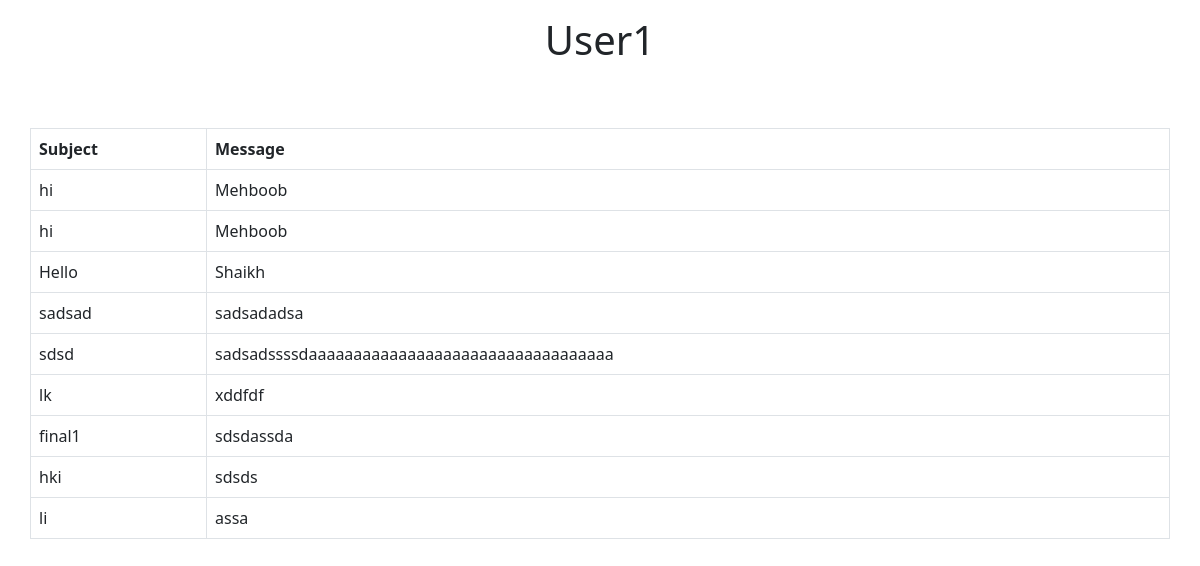
The page /user1/ on the database its author committed.
### app/models.py (models this page shows, shortened)
class Sender(models.Model):
    to = models.CharField(max_length=30,default=5)
    sub = models.CharField(max_length=50)
    msg = models.TextField()

### app/views.py (the view)
# urls.py: path('user1/',views.user1,name='user1'),
def user1(request):
    sender = Sender.objects.all()
    return render(request,'user1.html',{'sender':sender})

### app/templates/user1.html (shortened to what this page needs)
{% extends 'basic.html' %}
{% block content %} User1 {% endblock %}
{% block tbody %}
{% for s in sender  %}
{% ifequal s.to "1" %}
<tr>
<td>{{s.sub}}</td>
<td>{{s.msg}}</td>
</tr>
{% endifequal %}
{% endfor %}
{% endblock %}

### rows shown on the page
Sender: sub "hi", msg "Mehboob"
Sender: sub "hi", msg "Mehboob"
Sender: sub "Hello", msg "Shaikh"
Sender: sub "sadsad", msg "sadsadadsa"
Sender: sub "sdsd", msg "sadsadssssdaaaaaaaaaaaaaaaaaaaaaaaaaaaaaaaaaa"
Sender: sub "lk", msg "xddfdf"
Sender: sub "final1", msg "sdsdassda"
Sender: sub "hki", msg "sdsds"
Sender: sub "li", msg "assa"
